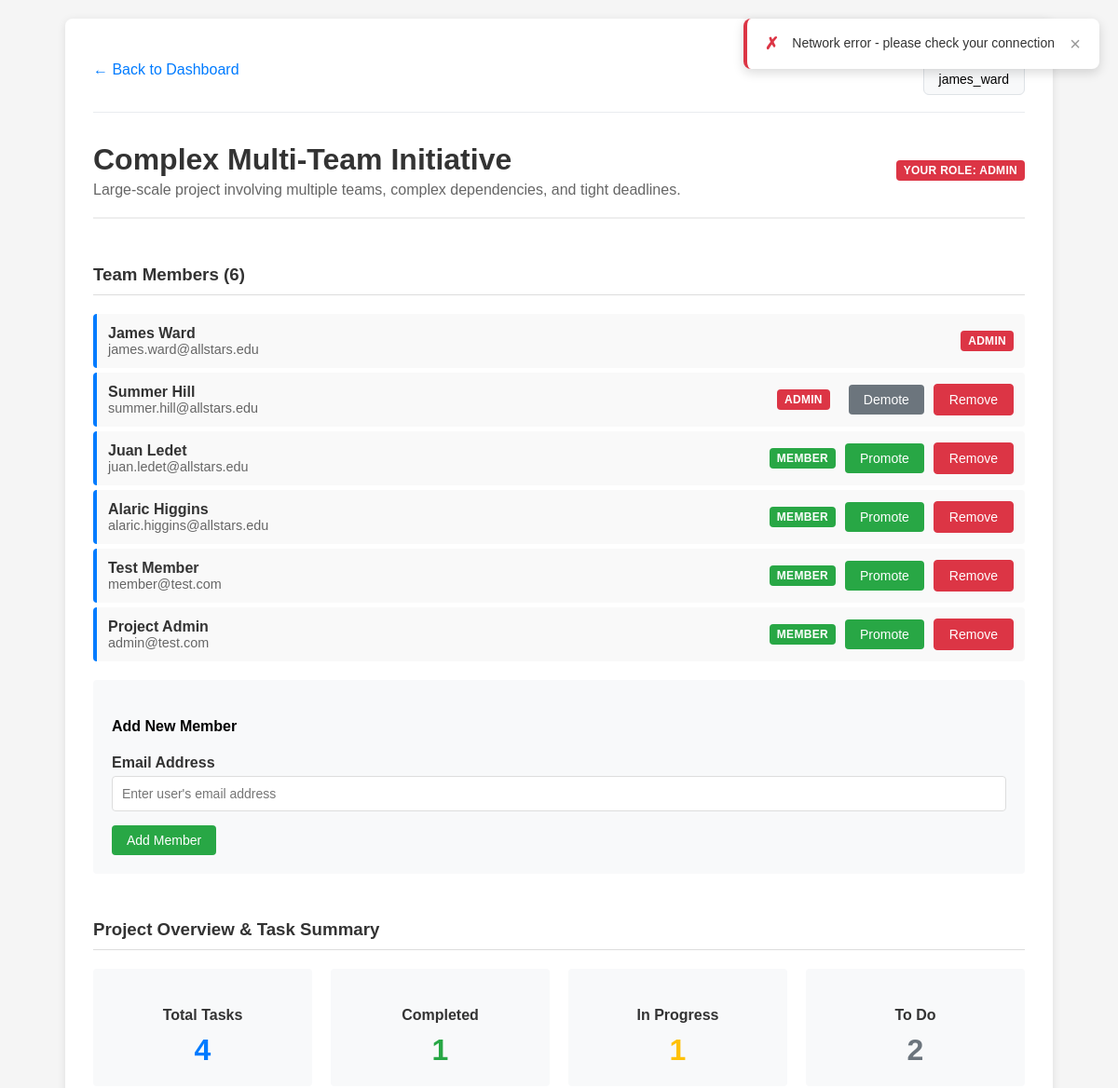
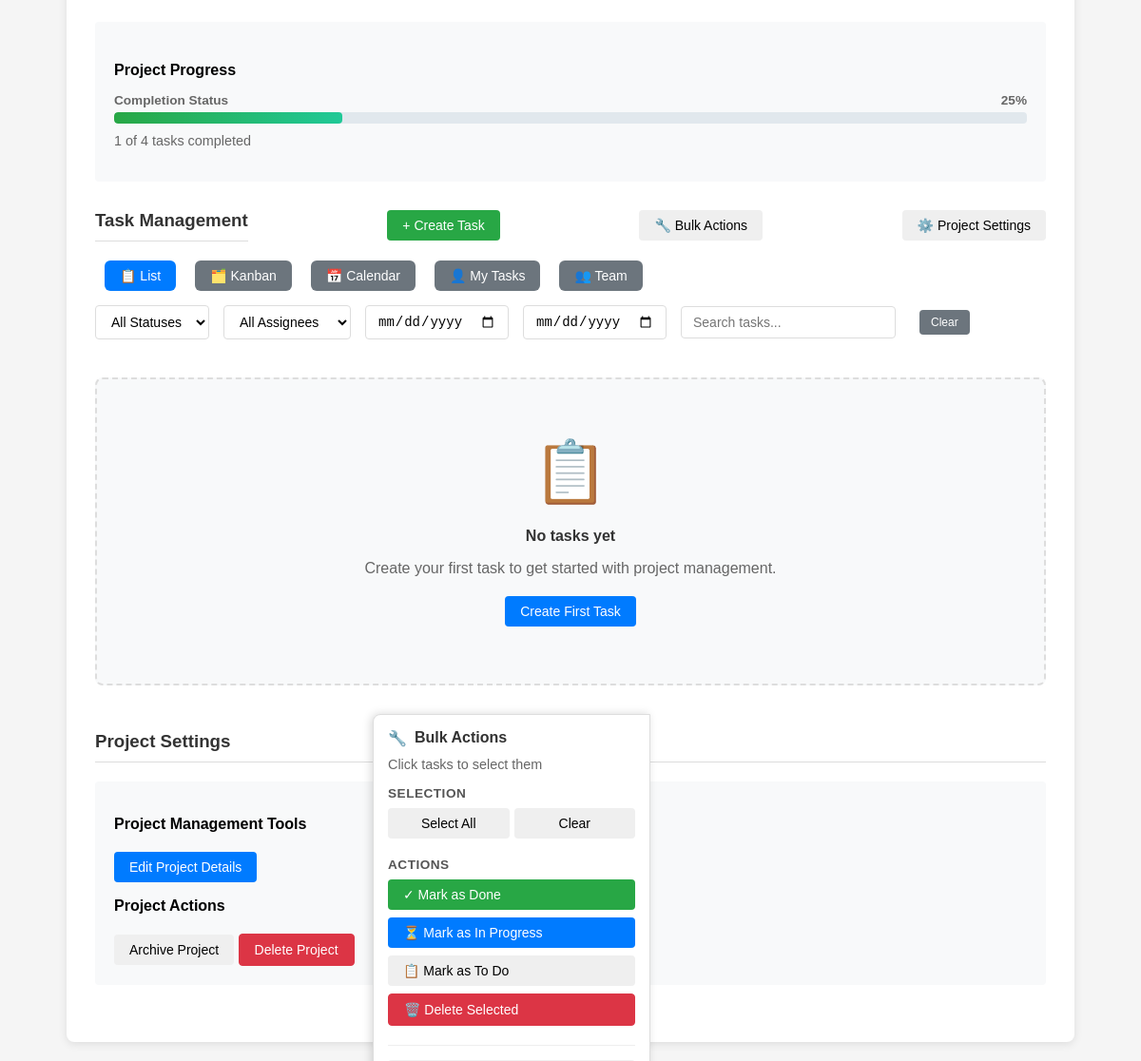
Screenshot of /project.php?id=4 (signed in) with the database file from the repository (2 pictures, top to bottom).
### tables this page shows
CREATE TABLE users (
    user_id INT AUTO_INCREMENT PRIMARY KEY,
    username VARCHAR(50) UNIQUE NOT NULL,
    email VARCHAR(100) UNIQUE NOT NULL,
    password_hash VARCHAR(255) NOT NULL,
    name VARCHAR(100) NOT NULL,
    created_at TIMESTAMP DEFAULT CURRENT_TIMESTAMP
);

CREATE TABLE projects (
    project_id INT AUTO_INCREMENT PRIMARY KEY,
    title VARCHAR(100) NOT NULL,
    description TEXT,
    is_archived BOOLEAN DEFAULT FALSE,
    created_date TIMESTAMP DEFAULT CURRENT_TIMESTAMP,
    updated_at TIMESTAMP DEFAULT CURRENT_TIMESTAMP ON UPDATE CURRENT_TIMESTAMP
);

CREATE TABLE project_memberships (
    membership_id INT AUTO_INCREMENT PRIMARY KEY,
    project_id INT NOT NULL,
    user_id INT NOT NULL,
    role ENUM('member', 'admin') DEFAULT 'member',
    joined_at TIMESTAMP DEFAULT CURRENT_TIMESTAMP,
    UNIQUE KEY unique_membership (project_id, user_id),
    FOREIGN KEY (project_id) REFERENCES projects(project_id) ON DELETE CASCADE,
    FOREIGN KEY (user_id) REFERENCES users(user_id) ON DELETE CASCADE
);

### project.php (the view, shortened to what this page needs)
<?php
$currentUser = [
    'user_id' => $_SESSION['user_id'],
    'username' => $_SESSION['username'] ?? '',
    'role' => $_SESSION['role'] ?? 'user'
];
$host = 'localhost';
$dbname = 'ttpm_system';
$username = 'root';
$password = '';
$mysqli = new mysqli($host, $username, $password, $dbname);
$project_id = (int)($_GET['id'] ?? 0);
$stmt = $mysqli->prepare("SELECT role FROM project_memberships WHERE user_id = ? AND project_id = ?");
$stmt->bind_param("ii", $_SESSION['user_id'], $project_id);
$stmt->execute();
$result = $stmt->get_result();
$membership = $result->fetch_assoc();
$user_role = $membership['role'];
$is_admin = ($user_role === 'admin');
$stmt = $mysqli->prepare("SELECT * FROM projects WHERE project_id = ?");
$stmt->bind_param("i", $project_id);
$stmt->execute();
$result = $stmt->get_result();
$project = $result->fetch_assoc();
$stmt = $mysqli->prepare("
    SELECT pm.role, pm.joined_at, u.username, u.name, u.email, u.user_id
    FROM project_memberships pm
    JOIN users u ON pm.user_id = u.user_id
    WHERE pm.project_id = ?
    ORDER BY pm.role DESC, pm.joined_at ASC
");
$stmt->bind_param("i", $project_id);
$stmt->execute();
$result = $stmt->get_result();
$members = [];
while ($row = $result->fetch_assoc()) {
    $members[] = $row;
}
$taskMetrics = [
    'total_tasks' => 0,
    'completed_tasks' => 0,
    'in_progress_tasks' => 0,
    'todo_tasks' => 0,
    'completion_percentage' => 0
];
$stmt = $mysqli->prepare("
    SELECT
        COUNT(*) as total_tasks,
        SUM(CASE WHEN status = 'Done' THEN 1 ELSE 0 END) as completed_tasks,
        SUM(CASE WHEN status = 'In Progress' THEN 1 ELSE 0 END) as in_progress_tasks,
        SUM(CASE WHEN status = 'To Do' THEN 1 ELSE 0 END) as todo_tasks
    FROM tasks
    WHERE project_id = ?
");
$stmt->bind_param("i", $project_id);
$stmt->execute();
$result = $stmt->get_result();
if ($row = $result->fetch_assoc()) {
    $taskMetrics = $row;
    $taskMetrics['completion_percentage'] = $taskMetrics['total_tasks'] > 0
        ? round(($taskMetrics['completed_tasks'] / $taskMetrics['total_tasks']) * 100)
        : 0;
}
?>
<!DOCTYPE html>
<html lang="en">
<head>
    <link rel="stylesheet" href="assets/css/project.css">
    <link rel="stylesheet" href="assets/css/components.css">
</head>
<body>
    <div class="container">
        <nav class="navbar">
            <div class="navbar-nav">
                <a href="dashboard.php" class="back-link">← Back to Dashboard</a>
            </div>
            <div class="navbar-user">
                <div class="dropdown">
                    <button class="btn dropdown-toggle" type="button" id="userDropdown">
                        <?php echo htmlspecialchars($currentUser['username']); ?>
                    </button>
                </div>
            </div>
        </nav>
        <div class="header">
            <div>
                <h1 class="project-title"><?php echo htmlspecialchars($project['title']); ?></h1>
                <p class="text-muted" style="margin: 5px 0 0 0;">
                    <?php echo htmlspecialchars($project['description'] ?? 'No description provided'); ?>
                </p>
            </div>
            <div>
                <span class="role-badge role-<?php echo $user_role; ?>">
                    Your Role: <?php echo ucfirst($user_role); ?>
                </span>
            </div>
        </div>
        <div class="section">
            <h3>Team Members (<?php echo count($members); ?>)</h3>
            <ul class="member-list">
                <?php foreach ($members as $member): ?>
                    <li class="member-item">
                        <div class="member-info">
                            <div class="member-name">
                                <?php echo htmlspecialchars($member['name'] ?: $member['username']); ?>
                            </div>
                            <div class="member-email">
                                <?php echo htmlspecialchars($member['email']); ?>
                            </div>
                        </div>
                        <div class="member-actions">
                            <span class="role-badge role-<?php echo $member['role']; ?>"
                                  data-tooltip="User role: <?php echo ucfirst($member['role']); ?>">
                                <?php echo ucfirst($member['role']); ?>
                            </span>
                            <?php if ($is_admin && $member['user_id'] != $_SESSION['user_id']): ?>
                                <?php if ($member['role'] === 'member'): ?>
                                    <button type="button" class="btn btn-success promote-member-btn admin-only"
                                            data-role-show="admin"
                                            data-user-id="<?php echo $member['user_id']; ?>"
                                            data-tooltip="Promote <?php echo htmlspecialchars($member['name'] ?: $member['username']); ?> to admin">
                                        Promote
                                    </button>
                                <?php elseif ($member['role'] === 'admin'): ?>
                                    <button type="button" class="btn btn-secondary demote-member-btn admin-only"
                                            data-role-show="admin"
                                            data-user-id="<?php echo $member['user_id']; ?>"
                                            data-tooltip="Demote <?php echo htmlspecialchars($member['name'] ?: $member['username']); ?> to member">
                                        Demote
                                    </button>
                                <?php endif; ?>
                                <button type="button" class="btn btn-danger remove-member-btn admin-only"
                                        data-role-show="admin"
                                        data-user-id="<?php echo $member['user_id']; ?>"
                                        data-tooltip="Remove <?php echo htmlspecialchars($member['name'] ?: $member['username']); ?> from project"
                                        data-tooltip-theme="error">Remove</button>
                            <?php endif; ?>
                        </div>
                    </li>
                <?php endforeach; ?>
            </ul>
            <?php if ($is_admin): ?>
                <div class="add-member-form admin-only">
                    <h4>Add New Member</h4>
                    <form id="add-member-form">
                        <div class="form-group small">
                            <label for="email">Email Address</label>
                            <input type="email" id="email" name="email" required placeholder="Enter user's email address">
                        </div>
                        <button type="submit" class="btn btn-success">Add Member</button>
                    </form>
                </div>
            <?php endif; ?>
        </div>
        <div class="section">
            <h3>Project Overview & Task Summary</h3>
            <div class="task-metrics-grid">
                <div class="metric-card">
                    <h4 class="metric-title">Total Tasks</h4>
                    <div class="metric-value total" id="total-tasks-count">
                        <?php echo $taskMetrics['total_tasks']; ?>
                    </div>
                </div>
                <div class="metric-card">
                    <h4 class="metric-title">Completed</h4>
                    <div class="metric-value completed" id="completed-tasks-count">
                        <?php echo $taskMetrics['completed_tasks']; ?>
                    </div>
                </div>
                <div class="metric-card">
                    <h4 class="metric-title">In Progress</h4>
                    <div class="metric-value in-progress" id="in-progress-tasks-count">
                        <?php echo $taskMetrics['in_progress_tasks']; ?>
                    </div>
                </div>
                <div class="metric-card">
                    <h4 class="metric-title">To Do</h4>
                    <div class="metric-value todo" id="todo-tasks-count">
                        <?php echo $taskMetrics['todo_tasks']; ?>
                    </div>
                </div>
            </div>
            <div class="progress-overview">
                <h4>Project Progress</h4>
                <div class="project-progress">
                    <div class="progress-label">
                        <span><strong>Completion Status</strong></span>
                        <span><strong id="completion-percentage"><?php echo $taskMetrics['completion_percentage']; ?>%</strong></span>
                    </div>
                    <div class="progress-bar large">
                        <div class="progress-fill <?php echo $taskMetrics['completion_percentage'] == 0 ? 'zero' : ''; ?>"
                             id="progress-fill" style="width: <?php echo $taskMetrics['completion_percentage']; ?>%"></div>
                    </div>
                    <div class="progress-details" id="progress-details">
                        <?php if ($taskMetrics['total_tasks'] > 0): ?>
                            <?php echo $taskMetrics['completed_tasks']; ?> of <?php echo $taskMetrics['total_tasks']; ?> tasks completed
                        <?php else: ?>
                            No tasks created yet. Tasks will appear here once CS3-13 (Task Management) is implemented.
                        <?php endif; ?>
                    </div>
                </div>
            </div>
        </div>
        <div class="section member-only">
            <div class="section-header">
                <h3>Task Management</h3>
                <button id="create-task-btn" class="btn btn-success member-only"
                        onclick="showTaskModal(); return false;"
                        data-tooltip="Create a new task for this project">
                    + Create Task
                </button>
                <div style="position: relative; display: inline-block;">
                    <button id="bulk-actions-btn" class="btn btn-warning admin-only" data-role-show="admin" data-tooltip="Admin-only bulk operations">
                        🔧 Bulk Actions
                    </button>
                </div>
                <button id="project-settings-btn" class="btn btn-info admin-only" data-role-show="admin" data-tooltip="Admin project settings">
                    ⚙️ Project Settings
                </button>
            </div>
            <div class="task-controls">
                <div class="view-toggle">
                    <button id="list-view-btn" class="btn btn-secondary active" data-tooltip="List view">
                        📋 List
                    </button>
                    <button id="kanban-view-btn" class="btn btn-secondary" data-tooltip="Kanban board">
                        🗂️ Kanban
                    </button>
                    <button id="calendar-view-btn" class="btn btn-secondary" data-tooltip="Calendar view">
                        📅 Calendar
                    </button>
                    <button id="mytasks-view-btn" class="btn btn-secondary" data-tooltip="My tasks">
                        👤 My Tasks
                    </button>
                    <button id="team-view-btn" class="btn btn-secondary" data-tooltip="Team view">
                        👥 Team
                    </button>
                </div>
                <div class="task-filters">
                    <select id="status-filter" class="filter-select">
                        <option value="">All Statuses</option>
                    </select>
                    <select id="assignee-filter" class="filter-select">
                        <option value="">All Assignees</option>
                    </select>
                    <input type="date" id="due-start-filter" class="filter-select" title="Due date from">
                    <input type="date" id="due-end-filter" class="filter-select" title="Due date to">
                    <input type="text" id="search-tasks" placeholder="Search tasks..." class="search-input">
                    <button type="button" id="clear-filters-btn" class="btn btn-secondary btn-small"
                            data-tooltip="Clear all filters">Clear</button>
                </div>
            </div>
            <div id="task-list-view" class="task-list-view">
                <div id="empty-state" class="empty-state" style="display: none;">
                    <div class="empty-icon">📋</div>
                    <h4>No tasks yet</h4>
                    <p>Create your first task to get started with project management.</p>
                    <button id="create-first-task-btn" class="btn btn-primary">Create First Task</button>
                </div>
            </div>
        </div>
        <div id="bulk-actions-dropdown" class="admin-only">
            <div class="bulk-sidebar-header">
                <h4 style="margin: 0 0 10px 0; color: #333; display: flex; align-items: center; gap: 8px;">
                    🔧 <span>Bulk Actions</span>
                </h4>
                <div id="selected-count" style="font-size: 0.9em; color: #666; margin-bottom: 15px;">Click tasks to select them</div>
            </div>
            <div class="bulk-selection-controls">
                <h6 style="margin: 0 0 8px 0; color: #555; font-size: 0.85em; text-transform: uppercase; letter-spacing: 0.5px;">Selection</h6>
                <div style="display: flex; gap: 5px; margin-bottom: 20px;">
                    <button class="btn btn-sm btn-outline-primary" onclick="selectAllTasks()" style="flex: 1;">Select All</button>
                    <button class="btn btn-sm btn-outline-secondary" onclick="clearTaskSelection()" style="flex: 1;">Clear</button>
                </div>
            </div>
            <div class="bulk-actions-section">
                <h6 style="margin: 0 0 8px 0; color: #555; font-size: 0.85em; text-transform: uppercase; letter-spacing: 0.5px;">Actions</h6>
                <div style="display: flex; flex-direction: column; gap: 8px; margin-bottom: 20px;">
                    <button class="btn btn-sm btn-success" onclick="bulkUpdateStatus('Done')" style="text-align: left;">✓ Mark as Done</button>
                    <button class="btn btn-sm btn-primary" onclick="bulkUpdateStatus('In Progress')" style="text-align: left;">⏳ Mark as In Progress</button>
                    <button class="btn btn-sm btn-warning" onclick="bulkUpdateStatus('To Do')" style="text-align: left;">📋 Mark as To Do</button>
                    <button class="btn btn-sm btn-danger" onclick="bulkDeleteTasks()" style="text-align: left;">🗑️ Delete Selected</button>
                </div>
            </div>
            <div class="bulk-exit-section" style="border-top: 1px solid #eee; padding-top: 15px;">
            </div>
        </div>
        <?php if ($is_admin): ?>
            <div class="section admin-only">
                <h3>Project Settings</h3>
                <div class="add-member-form">
                    <p class="mb-2"><strong>Project Management Tools</strong></p>
                    <a href="edit-project.php?id=<?php echo $project_id; ?>" class="btn btn-primary">Edit Project Details</a>
                    <div class="mt-3">
                        <p class="mb-2"><strong>Project Actions</strong></p>
                        <button class="btn btn-warning" onclick="confirmArchiveProject()">Archive Project</button>
                        <button class="btn btn-danger" onclick="confirmDeleteProject()">Delete Project</button>
                    </div>
                </div>
            </div>
        <?php endif; ?>
    </div>
</body>
</html>

### rows the page displays
users: username "james_ward"
projects: title "Complex Multi-Team Initiative", description "Large-scale project involving multiple teams, complex dependencies, and tight deadlines."
project_memberships: role "ADMIN", user.name "James Ward", user.email "james.ward@allstars.edu"
project_memberships: user.name "Summer Hill", user.email "summer.hill@allstars.edu", role "ADMIN"
project_memberships: user.name "Juan Ledet", user.email "juan.ledet@allstars.edu", role "MEMBER"
project_memberships: user.name "Alaric Higgins", user.email "alaric.higgins@allstars.edu", role "MEMBER"
project_memberships: user.name "Test Member", user.email "member@test.com", role "MEMBER"
project_memberships: user.name "Project Admin", user.email "admin@test.com", role "MEMBER"

### other values shown
count($members) "6"
$taskMetrics['total_tasks'] "4"
$taskMetrics['completed_tasks'] "1"
$taskMetrics['in_progress_tasks'] "1"
$taskMetrics['todo_tasks'] "2"
$taskMetrics['completion_percentage'] "25"
